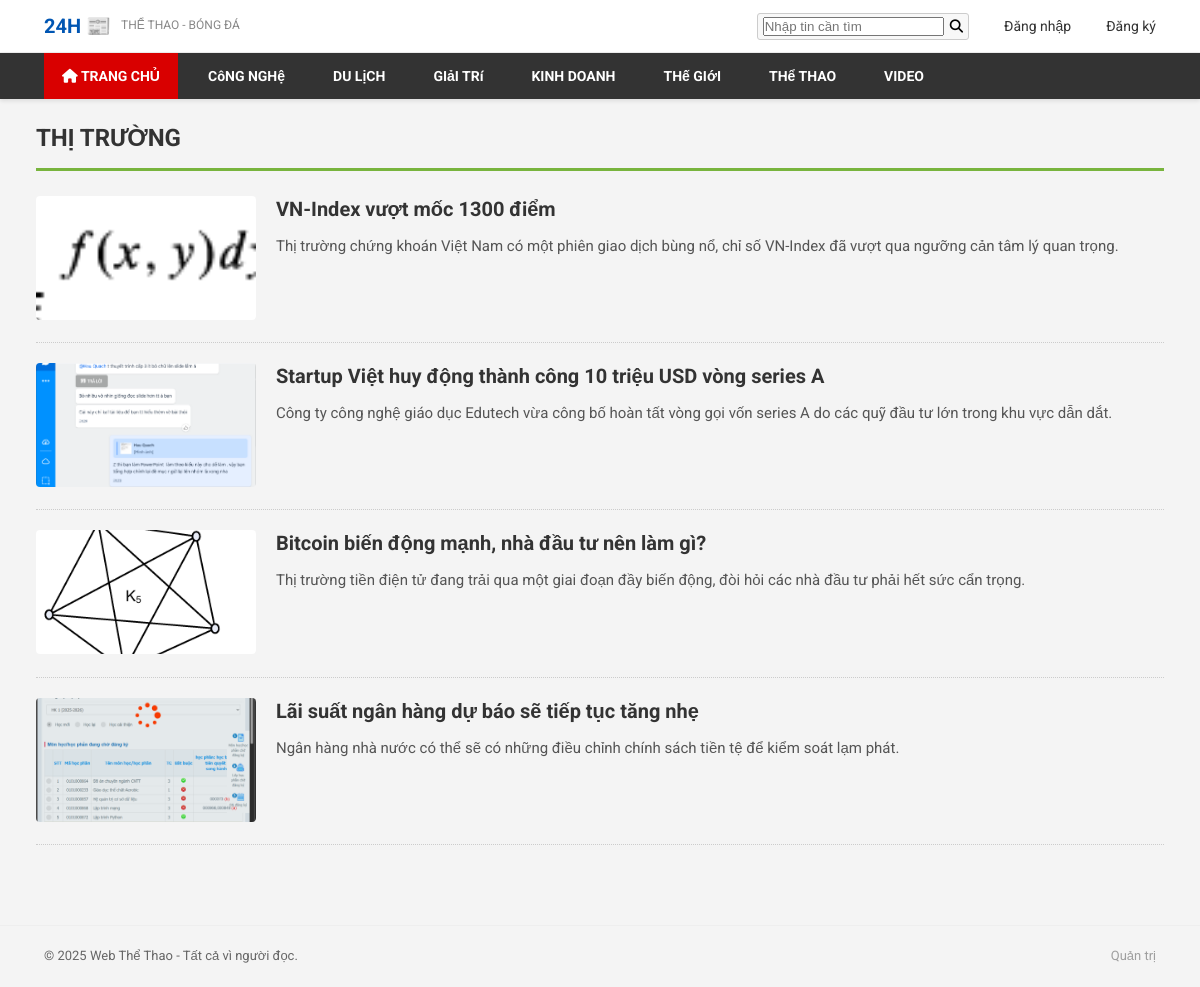
/category.php?slug=kinh-doanh, run on the app's committed database.
### tables this page shows
CREATE TABLE `categories` (
  `category_id` int(11) NOT NULL AUTO_INCREMENT PRIMARY KEY,
  `name` varchar(100) NOT NULL,
  `slug` varchar(120) UNIQUE NOT NULL,
  `parent_id` int(11) DEFAULT NULL
);

CREATE TABLE `articles` (
  `article_id` int(11) NOT NULL AUTO_INCREMENT PRIMARY KEY,
  `category_id` int(11) NOT NULL,
  `title` varchar(255) NOT NULL,
  `slug` varchar(255) UNIQUE NOT NULL,
  `summary` text,
  `content` text,
  `image_url` varchar(255) DEFAULT NULL,
  `author_id` int(11) DEFAULT NULL,
  `is_featured` tinyint(1) DEFAULT 0,
  `created_at` timestamp NULL DEFAULT CURRENT_TIMESTAMP
);

### classes/Auth.php (called while the page is built, shortened)
<?php
class Auth {
    public function currentUser() {
        return null;
    }
}
?>

### classes/CategoryRepository.php (called while the page is built, shortened)
<?php
class CategoryRepository {
    private $conn;
    public function __construct(mysqli $conn) {
        $this->conn = $conn;
    }
    public function getAllCategories() {
    $sql = "SELECT category_id AS id, name, slug, parent_id FROM categories ORDER BY parent_id, name ASC";
        $stmt = $this->conn->prepare($sql);
        $stmt->execute();
        $result = $stmt->get_result();
        $categories = [];
        while ($row = $result->fetch_assoc()) {
            $categories[] = $row;
        }
        return $categories;
    }
}
?>

### classes/ArticleRepository.php (called while the page is built, shortened)
<?php
class ArticleRepository {
    private $conn;
    public function __construct(mysqli $conn) {
        $this->conn = $conn;
    }
    private function fetchArticles($sql, $params = [], $types = "") {
        $stmt = $this->conn->prepare($sql);
        if (!empty($params)) {
            $stmt->bind_param($types, ...$params);
        }
        $stmt->execute();
        $result = $stmt->get_result();
        $articles = [];
        while ($row = $result->fetch_assoc()) {
            $articles[] = new Article($row);
        }
        return $articles;
    }
    public function getArticlesByCategorySlug($slug, $limit = 10) {
    $stmt = $this->conn->prepare("SELECT category_id AS id FROM categories WHERE slug = ?");
        $stmt->bind_param("s", $slug);
        $stmt->execute();
        $parent_result = $stmt->get_result();
        $parent_id = $parent_result->fetch_assoc()['id'];
    $stmt = $this->conn->prepare("SELECT category_id AS id FROM categories WHERE parent_id = ?");
        $stmt->bind_param("i", $parent_id);
        $stmt->execute();
        $child_result = $stmt->get_result();
        $category_ids = [$parent_id];
        while($row = $child_result->fetch_assoc()) {
            $category_ids[] = $row['id'];
        }
        $placeholders = implode(',', array_fill(0, count($category_ids), '?'));
        $types = str_repeat('i', count($category_ids)) . 'i';
        $params = array_merge($category_ids, [$limit]);
    $sql = "SELECT a.article_id AS id, a.category_id, a.title, a.slug, a.summary, a.content, a.image_url, a.is_featured, a.created_at,
               c.name as category_name, c.slug as category_slug
        FROM articles a JOIN categories c ON a.category_id = c.category_id
                WHERE a.category_id IN ($placeholders) ORDER BY a.created_at DESC LIMIT ?";
        return $this->fetchArticles($sql, $params, $types);
    }
}
?>

### category.php (the view, shortened to what this page needs)
<?php
require_once __DIR__ . '/classes/Article.php';
require_once __DIR__ . '/classes/ArticleRepository.php';
$category_slug = $_GET['slug'] ?? '';
$db = Database::getInstance();
$conn = $db->getConnection();
$articleRepo = new ArticleRepository($conn);
$articles_in_category = $articleRepo->getArticlesByCategorySlug($category_slug);
$category_name = !empty($articles_in_category)
    ? htmlspecialchars($articles_in_category[0]->category_name)
    : ucfirst(str_replace('-', ' ', $category_slug));
?>
<!DOCTYPE html>
<html lang="vi">
<head>
    <link rel="stylesheet" href="css/style.css">
    <link rel="stylesheet" href="https://cdnjs.cloudflare.com/ajax/libs/font-awesome/6.5.2/css/all.min.css">
</head>
<body>
    <?php require_once __DIR__ . '/includes/header.php'; ?>
    <div class="container" style="padding: 20px 0;">
        <h1 class="page-title" style="font-size: 24px; border-bottom: 3px solid #78B43D; padding-bottom: 10px; margin-bottom: 25px; text-transform: uppercase;">
            <?php echo $category_name; ?>
        </h1>
        <div class="category-article-list">
            <?php if (!empty($articles_in_category)): ?>
                <?php foreach ($articles_in_category as $article): ?>
                    <article class="list-news-item d-flex" style="margin-bottom: 20px; border-bottom: 1px dotted #ccc; padding-bottom: 15px;">
                        <a href="article.php?slug=<?php echo htmlspecialchars($article->slug); ?>" class="list-news-img" style="flex: 0 0 220px; margin-right: 20px;">
                            <img src="<?php echo htmlspecialchars($article->image_url ?? 'assets/placeholder.jpg'); ?>" alt="<?php echo htmlspecialchars($article->title); ?>" class="img-fluid" style="aspect-ratio: 16/9; object-fit: cover; border-radius: 4px;">
                        </a>
                        <div class="list-news-info">
                            <h3 class="list-news-title">
                                <a href="article.php?slug=<?php echo htmlspecialchars($article->slug); ?>" class="fw-bold color-main hover-color-24h" style="font-size: 20px; line-height: 1.3;">
                                    <?php echo htmlspecialchars($article->title); ?>
                                </a>
                            </h3>
                            <p style="font-size: 15px; color: #555; margin-top: 8px;">
                                <?php echo htmlspecialchars($article->summary); ?>
                            </p>
                        </div>
                    </article>
                <?php endforeach; ?>
            <?php else: ?>
                <p>Không tìm thấy bài viết nào trong chuyên mục "<?php echo $category_name; ?>".</p>
            <?php endif; ?>
        </div>
    </div>
</body>
</html>
<?php
$__footer = __DIR__ . '/includes/footer.php'; if (file_exists($__footer)) require $__footer;
?>

### includes/header.php (shortened to what this page needs)
<?php
require_once __DIR__ . '/../classes/CategoryRepository.php';
require_once __DIR__ . '/../classes/Auth.php';
$auth = new Auth($conn);
$current_user = $auth->currentUser();
$categoryRepo = new CategoryRepository($conn);
$all_categories = $categoryRepo->getAllCategories();
$category_map = [];
foreach ($all_categories as $cat) {
    $pid = $cat['parent_id'] ?: 0;
    if (!isset($category_map[$pid])) $category_map[$pid] = [];
    $category_map[$pid][] = $cat;
}
?>
<header class="top-bar">
    <div class="container">
        <div class="logo">
            <a href="index.php" aria-label="Trang chủ">
                24H 📰 <span class="logo-subtext">THỂ THAO - BÓNG ĐÁ</span>
            </a>
        </div>
        <nav class="top-menu">
            <ul>
                <li>
                    <form action="index.php" method="get">
                        <input type="text" name="q" placeholder="Nhập tin cần tìm">
                        <button type="submit" style="border:none; background:transparent; padding:0; margin-left:6px;"><i class="fa fa-search"></i></button>
                    </form>
                </li>
                <li>
                    <?php if ($current_user): ?>
                        <a href="<?php echo BASE_URL; ?>/account.php">Tài khoản</a>
                    <?php else: ?>
                        <a href="<?php echo BASE_URL; ?>/user_login.php">Đăng nhập</a>
                    <?php endif; ?>
                </li>
                <?php if (!$current_user): ?>
                <li><a href="<?php echo BASE_URL; ?>/user_register.php">Đăng ký</a></li>
                <?php endif; ?>
            </ul>
        </nav>
    </div>
</header>
<nav class="main-nav">
    <div class="container">
        <ul>
            <li><a href="index.php" class="active"><i class="fa fa-home"></i> TRANG CHỦ</a></li>
            <?php
            foreach ($category_map[0] ?? [] as $top_cat) {
                $children = $category_map[$top_cat['id']] ?? [];
                if (empty($children)) {
                    echo '<li><a href="category.php?slug=' . htmlspecialchars($top_cat['slug']) . '">' . htmlspecialchars(strtoupper($top_cat['name'])) . '</a></li>';
                } else {
                    echo '<li class="has-children">';
                    echo '<a href="category.php?slug=' . htmlspecialchars($top_cat['slug']) . '">' . htmlspecialchars(strtoupper($top_cat['name'])) . '</a>';
                    echo '</li>';
                }
            }
            ?>
        </ul>
    </div>
</nav>

### css/style.css (style rules this page uses)
* { box-sizing: border-box; margin: 0; padding: 0; }
body { font-family: 'Roboto', sans-serif; line-height: 1.6; color: #333; background-color: #f4f4f4; }
html, body { max-width: 100%; overflow-x: hidden; }
body, p, li, h1, h2, h3, h4, h5 { overflow-wrap: anywhere; word-break: break-word; }
.container { width: 94%; max-width: 1200px; margin: 0 auto; padding-left: 8px; padding-right: 8px; }
a { text-decoration: none; color: inherit; transition: color 0.2s; }
.color-main { color: #333; }
.d-flex { display: flex; }
.fw-bold { font-weight: bold; }
.img-fluid { max-width: 100%; height: auto; }
.top-bar { background-color: #fff; border-bottom: 1px solid #eee; padding: 10px 0; font-size: 14px; }
.top-bar .container { display: flex; justify-content: space-between; align-items: center; }
.logo a { text-decoration: none; color: #007bff; font-size: 18px; font-weight: bold; display: inline-block; }
.logo-subtext { font-size: 12px; font-weight: normal; color: #888; }
.top-menu ul { list-style: none; display: flex; align-items: center; padding: 0; margin: 0; flex-wrap: wrap; }
.top-menu li { margin-left: 15px; }
.top-menu li a { color: #333; padding: 5px 0; white-space: nowrap; }
.top-menu form { margin-left: 20px; display: flex; align-items: center; border: 1px solid #ccc; border-radius: 3px; padding: 3px 5px; background-color: #f8f8f8; }
.main-nav { background-color: #333; color: #fff; border-top: 3px solid #d90000; }
.main-nav ul { list-style: none; display: flex; padding: 0; margin: 0; overflow-x: auto; -webkit-overflow-scrolling: touch; gap: 6px; }
.main-nav li a { display: block; padding: 10px 15px; color: #fff; font-weight: bold; font-size: 13px; transition: background-color 0.3s; white-space: nowrap; }
.main-nav ul { gap: 12px; align-items: center; }
.main-nav li { position: relative; }
.main-nav .has-children > a::after { content: none; }
.main-nav ul { overflow-x: auto; -webkit-overflow-scrolling: touch; }
.main-nav li a:hover, .main-nav li a.active { background-color: #d90000; }
.list-news-item { align-items: flex-start; }
.list-news-img { flex: 0 0 30%; max-width: 30%; margin-right: 3%; overflow: hidden; }
.list-news-img img { width: 100%; height: auto; object-fit: cover; aspect-ratio: 16/9; }
.list-news-title a { font-size: 14px; line-height: 1.4; }
.top-bar .logo a { display: flex; align-items: center; gap: 10px; font-size: 20px; color: #0056b3; }
.top-menu ul { gap: 20px; }
.main-nav { border-top: none; box-shadow: 0 2px 4px rgba(0,0,0,0.1); }
.main-nav li a { font-size: 14px; padding: 12px 18px; }

### data on the page
categories: name "CôNG NGHệ"
categories: name "DU LịCH"
categories: name "GIảI TRí"
categories: name "KINH DOANH"
categories: name "THế GIớI"
categories: name "THể THAO"
categories: name "VIDEO"
categories: name "THỊ TRƯỜNG"
articles: image_url (picture), title "VN-Index vượt mốc 1300 điểm", summary "Thị trường chứng khoán Việt Nam có một phiên giao dịch bùng nổ, chỉ số VN-Index đã vượt qua ngưỡng cản tâm lý quan trọng."
articles: image_url (picture), title "Startup Việt huy động thành công 10 triệu USD vòng series A", summary "Công ty công nghệ giáo dục Edutech vừa công bố hoàn tất vòng gọi vốn series A do các quỹ đầu tư lớn trong khu vực dẫn dắt."
articles: image_url (picture), title "Bitcoin biến động mạnh, nhà đầu tư nên làm gì?", summary "Thị trường tiền điện tử đang trải qua một giai đoạn đầy biến động, đòi hỏi các nhà đầu tư phải hết sức cẩn trọng."
articles: image_url (picture), title "Lãi suất ngân hàng dự báo sẽ tiếp tục tăng nhẹ", summary "Ngân hàng nhà nước có thể sẽ có những điều chỉnh chính sách tiền tệ để kiểm soát lạm phát."
